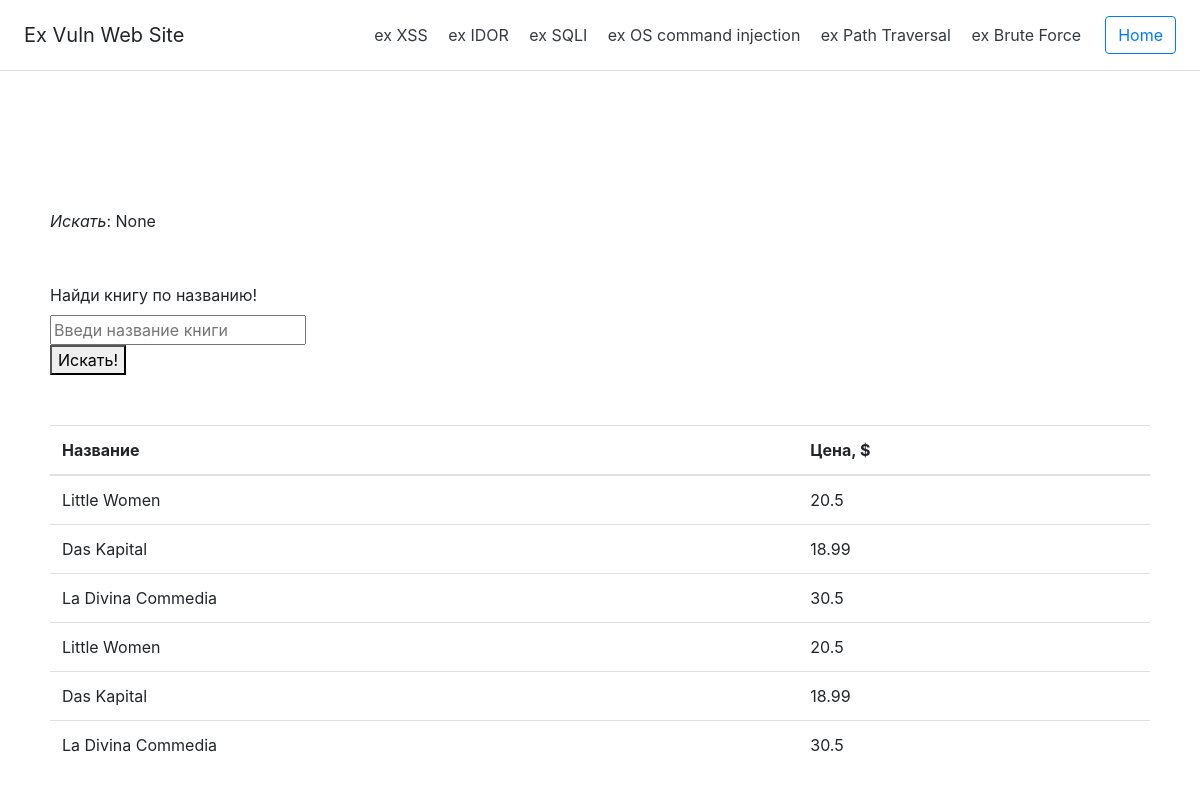
Screenshot of /xss with the database file from the repository.
### models.py (models this page shows)
class Books(db.Model):
    __tablename__ = "books"
    id = db.Column(db.Integer, primary_key=True)
    name = db.Column(db.String(100), nullable=False)
    value = db.Column(db.Float, nullable=False)

### app.py (the view)
@app.route("/xss")
def xss():
    return xss_page(request, app)

### ex_vuln/xss/xss.py (called while the page is built)
def xss_page(request, app):
    books = Books.query
    search = request.args.get('search')
    if search:
        books = books.filter(Books.name.like(search)).all()
    else:
        books = Books.query.all()
    return render_template('xss.html', books=books)

### templates/xss.html (shortened to what this page needs)
{% extends 'base.html' %}
{% block body %}
<div class="pricing-header px-3 py-3 pt-md-5 pb-md-4 mx-auto text-center">
  </div>
  <div class="block" style="margin:50px;">
    <p>
      <i>Искать</i>:
      {% autoescape true %}
        {{ request.args.get('search') }}
      {% endautoescape %}
    </p>
  </div>
  <div class="block" style="margin:50px;">
    <form action="/xss" method="get" style="max-width: 300px;">
      <div class="field">
        <label class="label">Найди книгу по названию!</label>
        <div class="control">
          <input class="input" name="search" type="text" placeholder="Введи название книги">
        </div>
      </div>
      <div class="field is-grouped">
        <div class="control">
          <button class="button is-link">Искать!</button>
        </div>
      </div>
    </form>
  </div>
  <div class="block" style="margin:50px;">
    <table class="table is-striped">
      <thead>
        <tr>
          <th>Название</th>
          <th>Цена, $</th>
        </tr>
      </thead>
      <tbody>
        {% for b in books %}
          <tr>
            <td>{{ b.name }}</td>
            <td>{{ b.value }}</td>
          </tr>
        {% endfor %}
      </tbody>
    </table>
  </div>
{% endblock %}

### templates/base.html (shortened to what this page needs)
<!DOCTYPE html>
<html lang="ru">
<head>
    <link rel="stylesheet" href="https://stackpath.bootstrapcdn.com/bootstrap/4.4.1/css/bootstrap.min.css">
</head>
<body>
    <div class="d-flex flex-column flex-md-row align-items-center p-3 px-md-4 mb-3 bg-white border-bottom box-shadow">
        <h5 class="my-0 mr-md-auto font-weight-normal">Ex Vuln Web Site</h5>
        <nav class="my-2 my-md-0 mr-md-3">
          <a class="p-2 text-dark" href="/xss">ex XSS</a>
          <a class="p-2 text-dark" href="/idor">ex IDOR</a>
          <a class="p-2 text-dark" href="/sqli">ex SQLI</a>
          <a class="p-2 text-dark" href="/os">ex OS command injection</a>
          <a class="p-2 text-dark" href="/pathtraversal">ex Path Traversal</a>
          <a class="p-2 text-dark" href="/bruteforce">ex Brute Force</a>
        </nav>
        <a class="btn btn-outline-primary" href="/">Home</a>
      </div>
    {% block body %} {% endblock %}
</body>
</html>

### rows the page displays
Books: name "Little Women", value "20.5"
Books: name "Das Kapital", value "18.99"
Books: name "La Divina Commedia", value "30.5"
Books: name "Little Women", value "20.5"
Books: name "Das Kapital", value "18.99"
Books: name "La Divina Commedia", value "30.5"

### other values shown
{{ request.args.get('search') }} "None"
